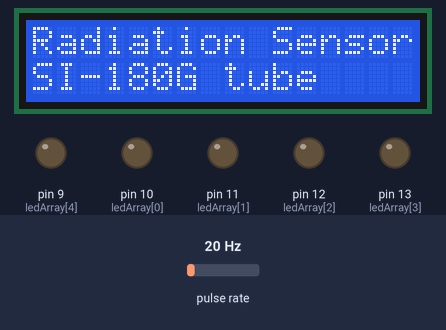
Bench run of a sketch on a simulated Arduino Uno, built with avr-gcc and run on an emulated ATmega328P. Parts: 16×2 character LCD, output pins drawn as LEDs (lit = HIGH). Wiring (inferred from the names in the program): pulse sensor: data pin 2. Inputs (shaded band) come from the test bench; at power-on: pulse rate 20 Hz. What the sketch prints to the serial monitor is not drawn.

Above: at 0.1 s.
At 5.1 s:
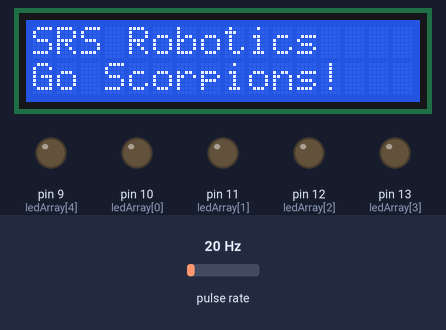
At 10.1 s:
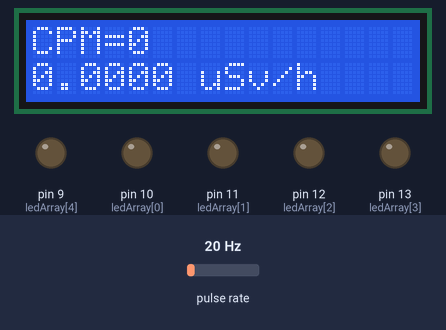
At 48.5 s:
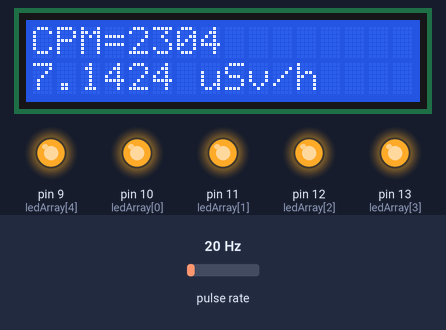
At 125.4 s:
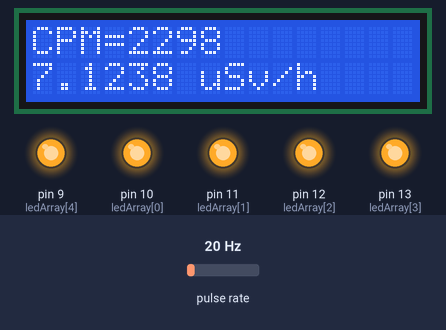
Timing chart, 0 to 126.9 s (numbered marks = the images above):
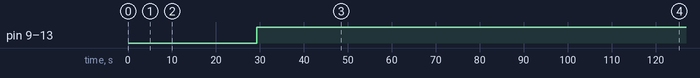

The sketch:

Libelium_SRS.ino
```cpp
// (licence header left out)
// include the LiquidCrystal library code:
#include <LiquidCrystal.h>

// LiquidCrystal
// initialize the library with the numbers of the interface pins
LiquidCrystal lcd(3,4,5,6,7,8);

// Threshold values for the led bar
// These threshold values are counts
// per minute.
#define TH1 45
#define TH2 95
#define TH3 200
#define TH4 400
#define TH5 600

// Conversion factor - CPM to uSV/h
// Converting counts per minute to uSV/h (absorbed radiation) is a complicated matter.
// The figure for the old Soviet SI-180G Geiger Muller tube used here is very ballpark
// and is taken from RHElectronics documentation for the tube.
// If you are employing a different tube, then you should uncomment the
// corresponding conversion factor and comment out the factor for the SI-180G tube.
// If your tube is not listed here, then you must located the conversion factor on the
// spec sheet or via the Internet.

// Credit goes to RHElectronics for the values listed here.

// Note: The SI-180G tube is very, very good for background radiation detection.

#define CONV_FACTOR 0.0031 // SI-180G

// #define CONV_FACTOR 0.008120 // J305ß
// #define CONV_FACTOR 0.0057 // SBM-20
// #define CONV_FACTOR 0.0021 //SBM-19
// #define CONV_FACTOR 0.0082 // SI-29BG
// #define CONV_FACTOR 0.0081 //LND-712
// #define CONV_FACTOR 0.0024 // LND-7317
// #define CONV_FACTOR 0.0031 // SBT11-A
// #define CONV_FACTOR 0.0117 // SBT-9

// Variables
int ledArray [] = {10,11,12,13,9};
int geiger_input = 2;
long count = 0;
long countPerMinute = 0;
long timePrevious = 0;
long timePreviousMeassure = 0;
long time = 0;
long countPrevious = 0;
float radiationValue = 0.0;

void setup(){

  pinMode(geiger_input, INPUT);
  digitalWrite(geiger_input,HIGH);

  for (int i=0;i<5;i++){
    pinMode(ledArray[i],OUTPUT);
  }

  Serial.begin(115200);
  Serial.println("\nStarting ...");

  //set up the LCD's number of columns and rows:
  lcd.begin(16, 2);
  lcd.clear();
  lcd.setCursor(0, 0);
  lcd.print("Radiation Sensor");
  lcd.setCursor(0,1);
  lcd.print("SI-180G tube");
  delay(5000);

  lcd.clear();
  lcd.setCursor(0, 0);
  lcd.print("SRS Robotics");
  lcd.setCursor(0,1);
  lcd.print("Go Scorpions!");
  delay(5000);

  lcd.clear();
  lcd.setCursor(0, 0);
  lcd.print("CPM=");
  lcd.setCursor(4,0);
  lcd.print(6*count);
  lcd.setCursor(0,1);
  lcd.print(radiationValue);

  // The sketch uses the interrupt mechanism on digital
  // pin 2 to receive 'ticks' from the Libellium board.

  // pin 2 is interrupt 0
  // countPulse is the function to call when a pulse happens
  // The mode FALLING means that we are listening for a switch
  // from HIGH to LOW (digital on to digital off).
  // Interrupts allow the Arduino to respond immediately to events
  // on the interrupt pin regardless of the state of execution of
  // codes.
  attachInterrupt(0,countPulse,FALLING);

}

void loop(){

  // We output radiation data every 10 seconds.
  if (millis()-timePreviousMeassure > 10000){

    // Radiation data
    countPerMinute = 6*count;
    radiationValue = countPerMinute * CONV_FACTOR;
    timePreviousMeassure = millis();

    // Reader friendly
    Serial.print("cpm = ");
    Serial.print(countPerMinute,DEC);
    Serial.print(" ");
    Serial.print("uSv/h = ");
    Serial.println(radiationValue,4);

    // Logging friendly
    // Serial.print(countPerMinute,DEC);
    // Serial.print(",");
    // Serial.println(radiationValue,4);

    lcd.clear();
    lcd.setCursor(0, 0);
    lcd.print("CPM=");
    lcd.setCursor(4,0);
    lcd.print(countPerMinute);
    lcd.setCursor(0,1);
    lcd.print(radiationValue,4);
    lcd.setCursor(6,1);
    lcd.print(" uSv/h");

    //led var setting
    if(countPerMinute <= TH1) ledVar(0);
    if((countPerMinute <= TH2)&&(countPerMinute>TH1)) ledVar(1);
    if((countPerMinute <= TH3)&&(countPerMinute>TH2)) ledVar(2);
    if((countPerMinute <= TH4)&&(countPerMinute>TH3)) ledVar(3);
    if((countPerMinute <= TH5)&&(countPerMinute>TH4)) ledVar(4);
    if(countPerMinute>TH5) ledVar(5);

    count = 0;


  }

}

void countPulse(){
  detachInterrupt(0);
  count++;
  while(digitalRead(2)==0){
  }
  attachInterrupt(0,countPulse,FALLING);
}

void ledVar(int value){
  if (value > 0){
    for(int i=0;i<=value;i++){
      digitalWrite(ledArray[i],HIGH);
    }
    for(int i=5;i>value;i--){
      digitalWrite(ledArray[i],LOW);
    }
  }
  else {
    for(int i=5;i>=0;i--){
      digitalWrite(ledArray[i],LOW);
    }
  }
}
```

Measured:
- by itself, pin 9 (ledArray[4]), pin 10 (ledArray[0]), pin 11 (ledArray[1]), pin 12 (ledArray[2]), pin 13 (ledArray[3]): LOW → HIGH at 29.3 s
- what the display in image 1 shows lasts 5.0 s, from 5.1 s to 10.1 s
- what the display in image 2 shows lasts 19.2 s, from 10.1 s to 29.3 s
- what the display in image 3 shows lasts 57.6 s, from 48.5 s to 106.1 s
